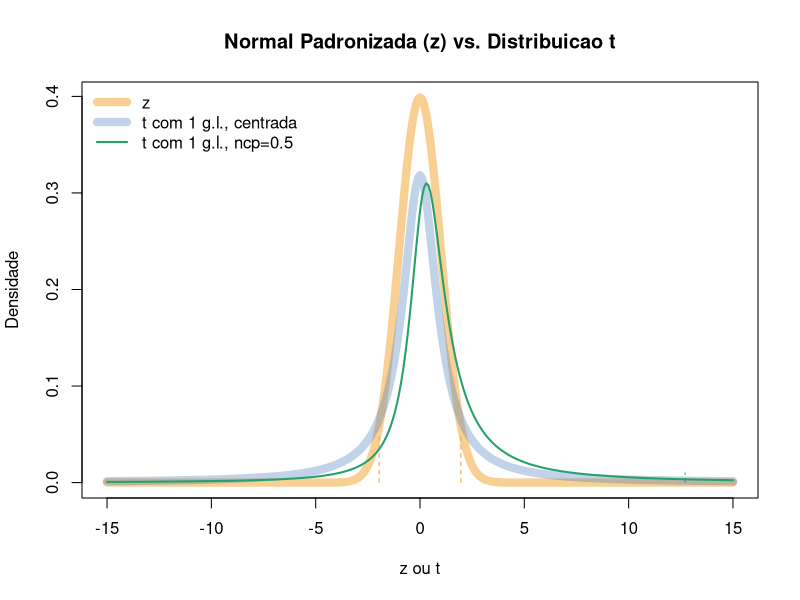
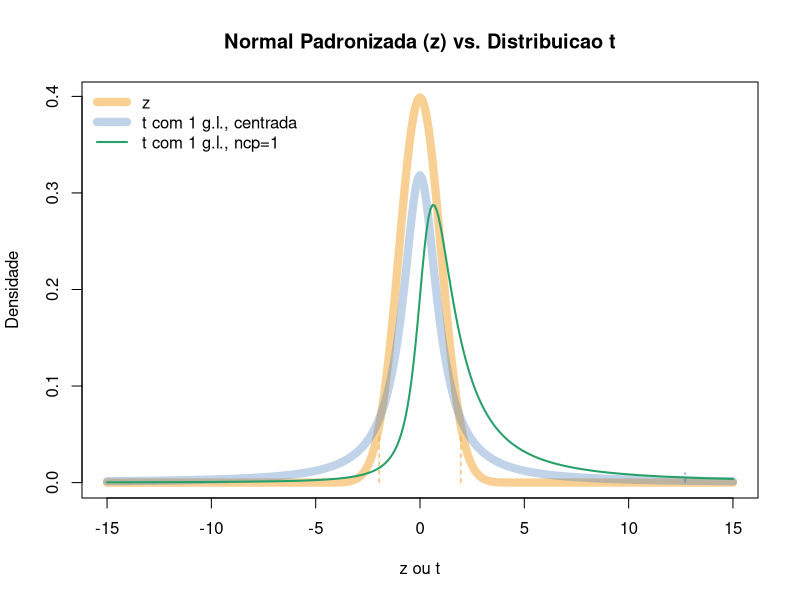
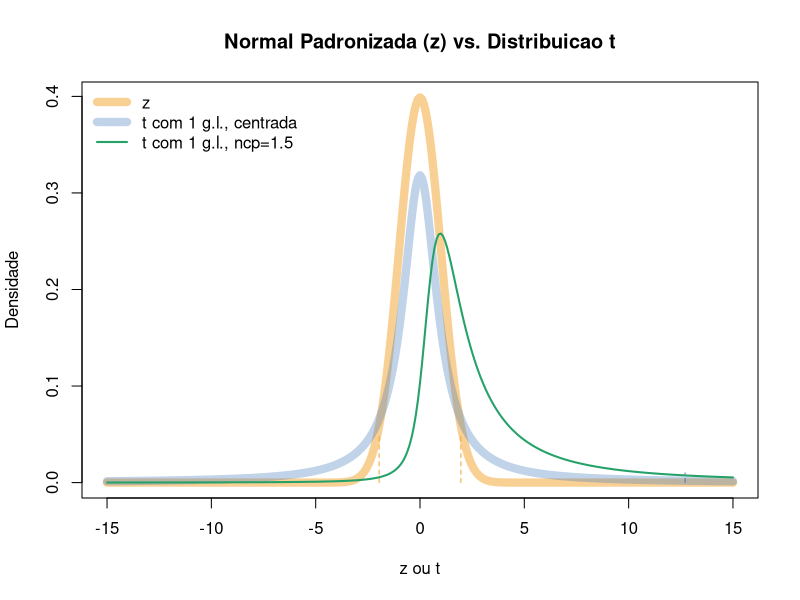
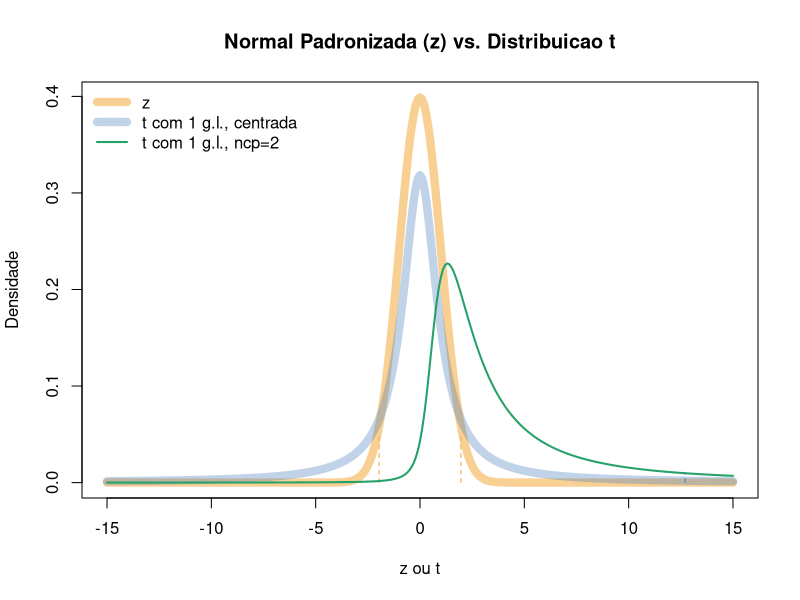
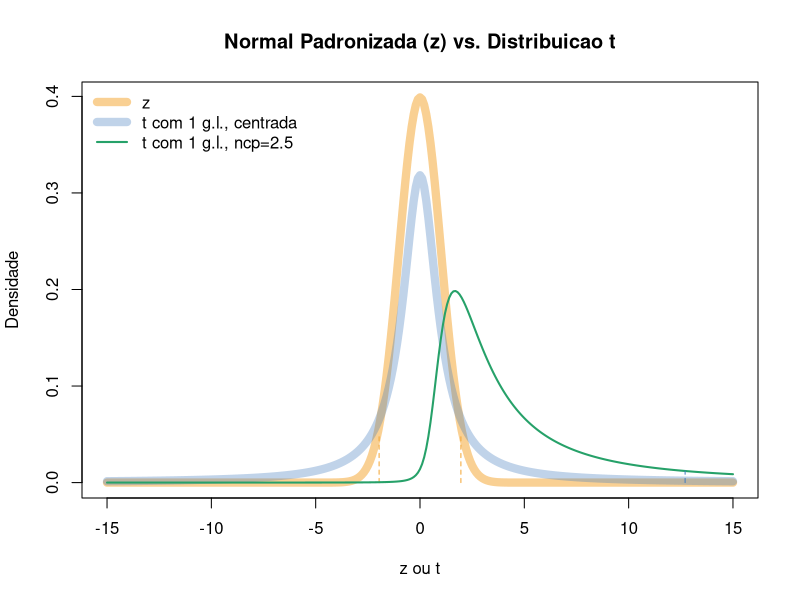
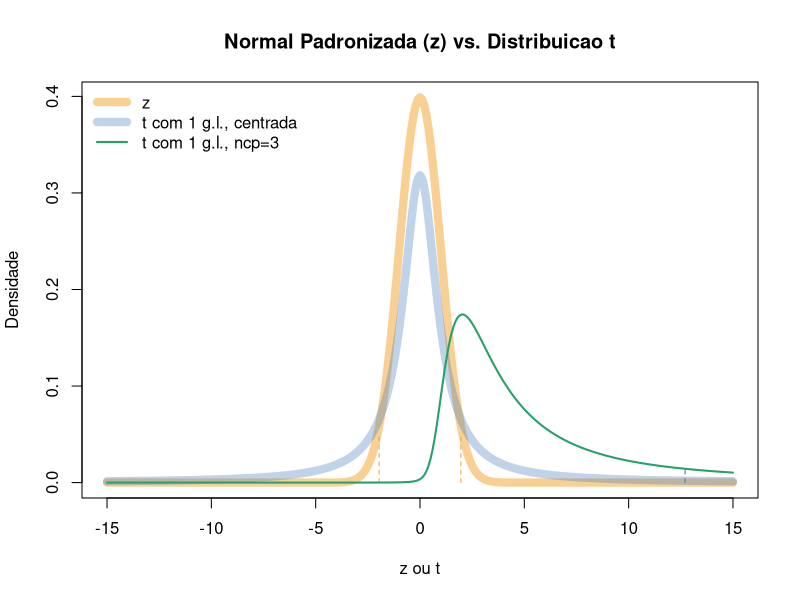
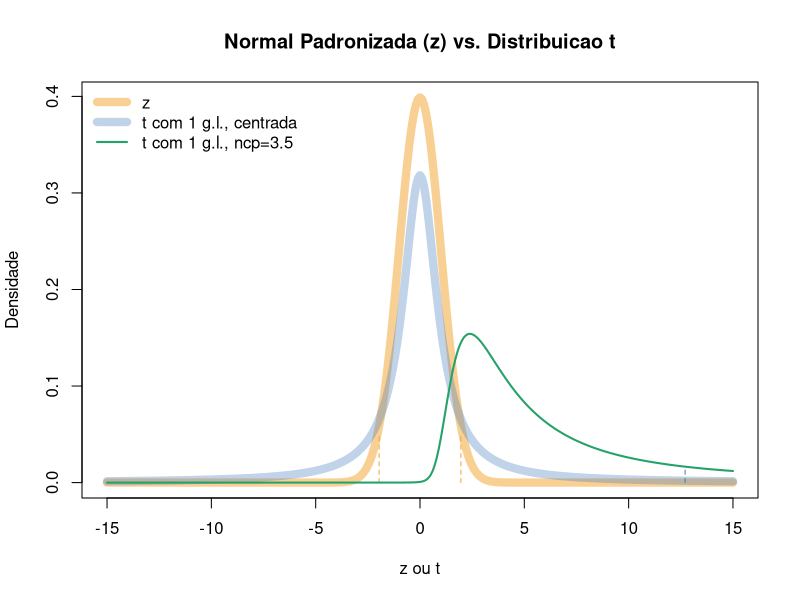
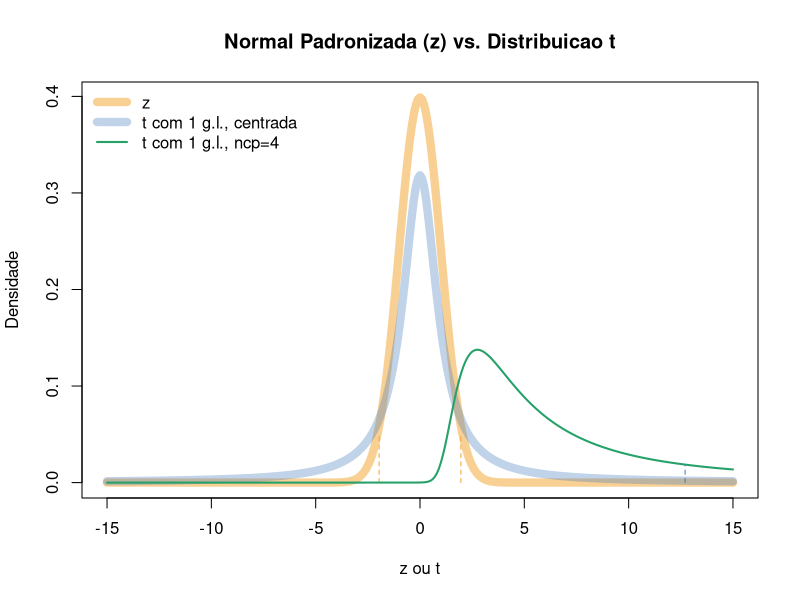

These figures' R source, in order: (Note: a time limit stopped this script after it produced the figures.)
alfa <- 0.05
z <- c()
normal <- c()
range <- 15
h <- 0 # central
old_h <- -1
for (i in seq(from=-range, to=range, by=0.1))
{
  z <- c(z,i)
  normal <- c(normal,dnorm(i, mean=0, sd=1))
}
licz <- qnorm(alfa/2, mean=0, sd=1)
uicz <- qnorm(1-alfa/2, mean=0, sd=1)

d <- 1 # direcao
while (1)
{
  if (d==1)
  {
    print ("---------------------------------------------------------")
    print ("Mostra distribuicoes t em loop: interrompa quando quiser.")
    gl <- c(1:10, seq(from=20, to=100, by=20), seq(from=150, to=200, by=50))
    d <- 2
  } else
  {
    Sys.sleep(3)
    gl <- c(seq(from=200, to=150, by=-50), seq(from=100, to=20, by=-20), 10:1)
    d <- 1
  }
  for (v in gl)
  {
    t <- c()
    dist_t <- c()     
    for (i in seq(from=-range, to=range, by=0.1))
    {
      t <- c(t,i)
      dist_t <- c(dist_t,dt(i, df=v, ncp=0))
    }
    lict <- qt(alfa/2, df=v, ncp=0)
    uict <- qt(1-alfa/2, df=v, ncp=0)
    hl <- c(seq(from=0.5,to=10,by=0.5),
            seq(from=10,to=0.5,by=-0.5),
            seq(from=-0.5,to=-10,by=-0.5),
            seq(from=-10,to=-0.5,by=0.5))

    for (h in hl)
    {
      # exibe t critico quando muda de sinal
      if (h > 0 & old_h < 0)
      {
        print (paste("g.l. = ",v,", t critico = ",uict," vs. z critico = ",uicz,sep=""))
      }
      if (h < 0 & old_h > 0)
      {
        print (paste("g.l. = ",v,", t critico = ",lict," vs. z critico = ",licz,sep=""))
      }
      old_h <- h
      plot(z,normal, main="Normal Padronizada (z) vs. Distribuicao t",
           xlab="z ou t", ylab="Densidade",
           col="#F4A73688",
           lwd=8,
           type = "l")
      lines(c(licz,licz),c(0,0.05),col="#F4A736",lwd=1,lty=2)
      lines(c(uicz,uicz),c(0,0.05),col="#F4A736",lwd=1,lty=2)
      dist_tncp <- c()     
      for (i in seq(from=-range, to=range, by=0.1))
      {
        dist_tncp <- c(dist_tncp,dt(i, df=v, ncp=h))
      }
      linha = 2
      cor = "#437DBF"
      if (h != 0) {linha = 8; cor="#437DBF55";}
      # t centrada em zero
      lines (t,dist_t,col=cor,lwd=linha)
      # t nao centrada
      lines (t,dist_tncp,col="#26a169",lwd=2)
      if (h >= 0)
      {
        altura_tc <- dt(uict, df=v, ncp=h)
        if (altura_tc < 0.01) {altura_tc = 0.01}
        lines(c(uict,uict),c(0,altura_tc),col="#437DBF",lwd=1,lty=2)
        posleg <- "topleft"
      }
      if (h <= 0)
      {
        altura_tc <- dt(lict, df=v, ncp=h)
        if (altura_tc < 0.01) {altura_tc = 0.01}
        lines(c(lict,lict),c(0,altura_tc),col="#437DBF",lwd=1,lty=2)
        posleg <- "topright"
      }
      legend(posleg, 
             c("z", 
               paste("t com ",v," g.l.",", centrada",sep=""),
               paste("t com ",v," g.l.",", ncp=",h,sep="")
             ), 
             col=c("#F4A73688",cor,"#26a169"),
             lwd=c(8,linha,2), 
             lty=1, 
             box.lwd=0, bg="transparent")  
      
      # pausa
      tempo <- 0.1
      Sys.sleep(tempo)
    }
  }
}
